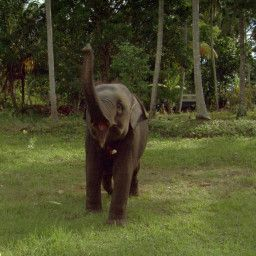
#> input picture sample_images/elephant.jpg, 256 x 256 px, found by its file name
$ python translations.py
#> lines starting #> are read from the running program, lines starting #| are printed output that depends on the picture; after the words box and inside, x2 and y2 are one past the last pixel; in counts of white or black regions, pixels touching at a corner belong together
### opencv/image_read.py
from __future__ import print_function
import cv2
import matplotlib.pyplot as plt
import matplotlib.image as mpimg


class OpenCV:

    def __init__(self,
                 ):

        pass

    def load_image_cv2(self,
                       filepath: str):
        """
        TO load image from local disk
        :return: Image
        """

        self.filepath = filepath
        self.image = cv2.imread(self.filepath)
#> self.image is the input picture: shape (256, 256, 3); mean B, G, R 42.3, 77.2, 75.9

        print("Image width: {} pixels".format(self.image.shape[1]))
#| Image width: 256 pixels
        print("Image height: {} pixels".format(self.image.shape[0]))
#| Image height: 256 pixels
        print("Image channels: {}".format(self.image.shape[2]))
#| Image channels: 3

        # # display image
        # cv2.imshow("Image", image)
        # cv2.waitKey(0)  # stays on screen unless enter is press
        # # cv2.destroyAllWindows()

        return self.image

    def load_image_matplotlib(self):
        """

        :return:
        """

        image = mpimg.imread(self.filepath)
        # plt.imshow(image)
        # plt.show()

        return image

    def write_image(self,
                    newImagePath: str,
                    image):
        """

        :param newImagePath:
        :param image
        :return: jpg image
        """

        # image = self.load_image_from_disk(self.filepath)

        return cv2.imwrite(newImagePath, image)

    def access_pixels(self,
                  x: int,
                  y: int):
        """

        :return:
        """
#> called with x = 0, y = 0

        (b, g, r) = self.image[x, y]
#> b = 66; g = 93; r = 84
        print("Pixel at (0, 0) - Red: {}, Green: {}, Blue: {}".format(r, g, b))
#| Pixel at (0, 0) - Red: 84, Green: 93, Blue: 66

        # manipulate values and assign a new one
        self.image[x, y] = (0, 0, 255)
#> self.image: shape (256, 256, 3); under 0.01% of pixels changed, all inside (x1, y1, x2, y2) = (0, 0, 1, 1)
        (b, g, r) = self.image[x, y]
#> b = 0; g = 0; r = 255
        print("Pixel at (0, 0) - Red: {}, Green: {}, Blue: {}".format(r, g, b))
#| Pixel at (0, 0) - Red: 255, Green: 0, Blue: 0

        return self.image


filepath = "/Users/pushpumkrishna/PycharmProjects/image_classification/sample_images/elephant.jpg"
newPath = "/Users/pushpumkrishna/PycharmProjects/image_classification/sample_images/elephant_new.jpg"
cv = OpenCV()
image_cv2 = cv.load_image_cv2(filepath=filepath)
image_matplot = cv.load_image_matplotlib()
# print(image_cv2)
# print(image_matplot)
cv.write_image(newPath, image_cv2)
img = cv.access_pixels(0, 0)
# print(img)
corner = img[0:100, 0:100]      # setting corner of image green
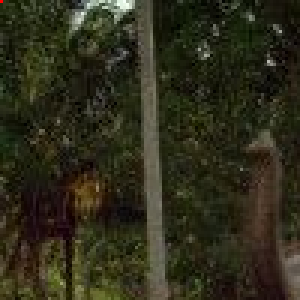
#> corner: shape (100, 100, 3) (shown 3 times larger); mean B, G, R 26.5, 44.6, 46.2
cv2.imshow("Corner", corner)
img[0:100, 0:100] = (0, 255, 0)
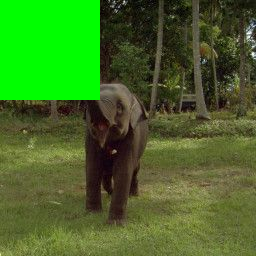
#> img: shape (256, 256, 3); mean B, G, R 38.2, 109.3, 68.9
cv2.imshow("Updated", img)
cv2.waitKey(0)

### opencv/translations.py
import numpy as np
import argparse
import imutils
import cv2
from opencv.image_read import OpenCV

filepath = "/Users/pushpumkrishna/PycharmProjects/image_classification/sample_images/elephant.jpg"
oc = OpenCV()
image = oc.load_image_cv2(filepath=filepath)
#| Image width: 256 pixels
#| Image height: 256 pixels
#| Image channels: 3
cv2.imshow("Original", image)
cv2.waitKey(0)


class Translation:

    def __init__(self):
        pass

    def shift_image(self):
        """

        :return:
        """

        # Shift Right and Up
        matrix_1 = np.float32([[1, 0, 25],  # shift image to Right (Positive Value)
                               [0, 1, 50]])    # shift image to Up (Positive Value)

        shifted = cv2.warpAffine(image, matrix_1, (image.shape[1], image.shape[0]))
        cv2.imshow("Shifted Down and Right", shifted)
        cv2.waitKey(0)

        # Shift Left and down
        matrix_2 = np.float32([[1, 0, -50],  # shift image to Left (Negative Value)
                               [0, 1, -90]])   # shift image to Down (Negative Value)

        shifted = cv2.warpAffine(image, matrix_2, (image.shape[1], image.shape[0]))
        cv2.imshow("Shifted Up and Left", shifted)
        cv2.waitKey(0)
